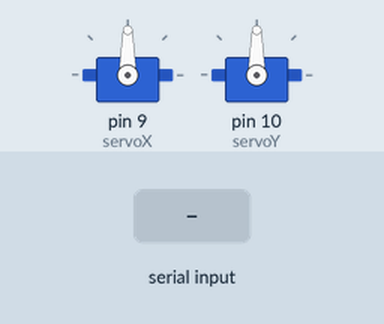
Bench run of a sketch on a simulated Arduino Uno, built with avr-gcc and run on an emulated ATmega328P. Shown: 2 × servo. The test bench sets the inputs (shaded band).

Above: at 1.2 s.
1.3 s: "90,45\n" received over Serial
At 1.9 s:
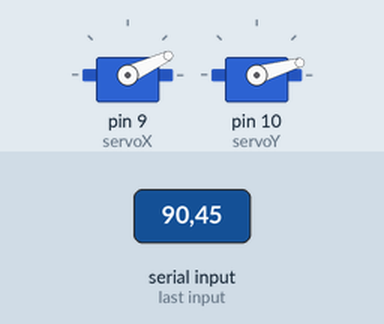
2.8 s: "30,150\n" received over Serial
At 3.1 s:
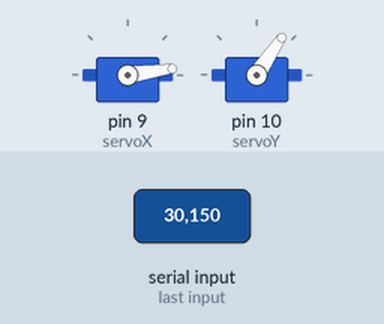
4.3 s: "1,90\n" received over Serial
At 5.4 s:
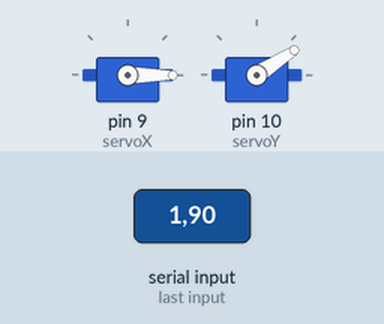
Timing chart, 0 to 7.3 s (numbered marks = the images above; inputs shaded):
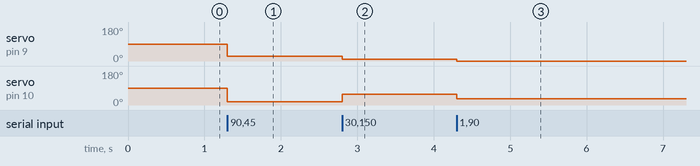

The sketch:

flaktprojektard.ino
```cpp
#include <Servo.h>  // Inkluderar biblioteket för att kunna styra servomotorer

Servo servoX;       // Skapar ett Servo-objekt för rörelse i X-led (vänster-höger)
Servo servoY;       // Skapar ett Servo-objekt för rörelse i Y-led (upp-ner)
String inputString = "";  // En sträng som lagrar inkommande data från datorn (ex. "320,240")

void setup() {
  Serial.begin(115200);          // Startar seriell kommunikation med 115200 baud
  Serial.setTimeout(10);         // Väntar max 10 ms på att läsa färdigt en sträng
  servoX.attach(9);              // Kopplar servoX till pinne 9 på Arduino
  servoY.attach(10);             // Kopplar servoY till pinne 10 på Arduino
}

void loop() {
  if (Serial.available()) {                             // Om det finns data tillgänglig att läsa från datorn
    inputString = Serial.readStringUntil('\n');         // Läs hela strängen tills ett radslut (newline '\n') kommer

    int commaIndex = inputString.indexOf(',');          // Hitta index för kommatecknet i strängen
    if (commaIndex > 0) {                               // Om ett kommatecken hittas (giltig sträng)

      int x = inputString.substring(0, commaIndex).toInt();         // Plocka ut X-värdet (innan kommatecknet)
      int y = inputString.substring(commaIndex + 1).toInt();        // Plocka ut Y-värdet (efter kommatecknet)

      x = map(x, 0, 640, 0, 180);    // Konvertera X från kamerans bredd (0–640) till servons vinkel (0–180)
      y = map(y, 0, 480, 0, 180);    // Konvertera Y från kamerans höjd (0–480) till servons vinkel (0–180)

      x = constrain(x, 0, 180);      // Se till att X håller sig inom gränsen 0–180
      y = constrain(y, 0, 180);      // Se till att Y håller sig inom gränsen 0–180

      servoX.write(x);              // Skriv vinkeln till servoX (rotera servon till den vinkeln)
      servoY.write(y);              // Skriv vinkeln till servoY
    }

    inputString = "";               // Töm strängen så att nästa värde kan tas emot korrekt
  }
}
```

Measured:
- after the input at 1.3 s, servo on pin 9 (servoX): 90° → 25° at once; servo on pin 10 (servoY): 90° → 16° at once
- after the input at 2.8 s, servo on pin 9 (servoX): 25° → 8° at once; servo on pin 10 (servoY): 16° → 56° at once
- after the input at 4.3 s, servo on pin 9 (servoX): 8° → 0° at once; servo on pin 10 (servoY): 56° → 33° at once
